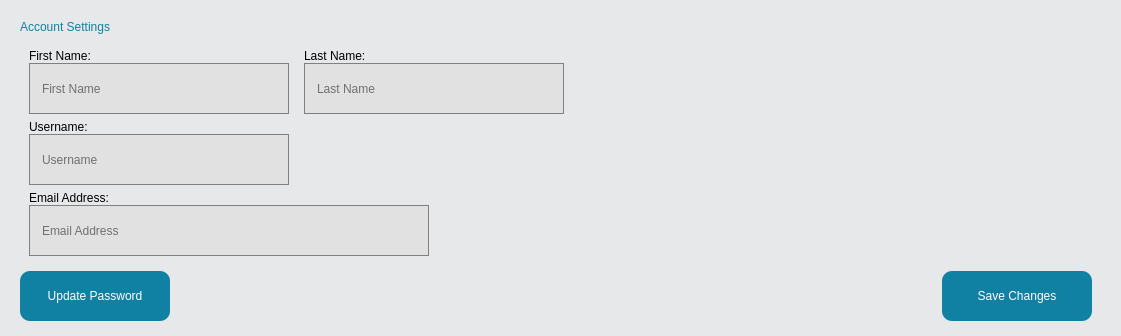
               <widget class="QWidget" name="accountsettingswidget" native="true">
                <property name="styleSheet">
                 <string notr="true">background-color: rgb(230, 232, 233);
border-radius: 15px;</string>
                </property>
                <layout class="QVBoxLayout" name="verticalLayout_15">
                 <item>
                  <widget class="QWidget" name="widget_5" native="true">
                   <layout class="QVBoxLayout" name="verticalLayout_40">
                    <property name="bottomMargin">
                     <number>4</number>
                    </property>
                    <item>
                     <widget class="QLabel" name="accountsettingstxt">
                      <property name="sizePolicy">
                       <sizepolicy hsizetype="Fixed" vsizetype="Fixed">
                        <horstretch>0</horstretch>
                        <verstretch>0</verstretch>
                       </sizepolicy>
                      </property>
                      <property name="styleSheet">
                       <string notr="true">font: 700 19pt &quot;Tahoma&quot;;
color: rgb(16, 128, 163);</string>
                      </property>
                      <property name="text">
                       <string>Account Settings</string>
                      </property>
                     </widget>
                    </item>
                    <item>
                     <widget class="QWidget" name="userfullnamewidget" native="true">
                      <property name="sizePolicy">
                       <sizepolicy hsizetype="Preferred" vsizetype="Fixed">
                        <horstretch>0</horstretch>
                        <verstretch>0</verstretch>
                       </sizepolicy>
                      </property>
                      <layout class="QHBoxLayout" name="horizontalLayout_20">
                       <property name="spacing">
                        <number>15</number>
                       </property>
                       <property name="leftMargin">
                        <number>0</number>
                       </property>
                       <property name="topMargin">
                        <number>9</number>
                       </property>
                       <property name="bottomMargin">
                        <number>0</number>
                       </property>
                       <item>
                        <widget class="QWidget" name="widget_9" native="true">
                         <property name="sizePolicy">
                          <sizepolicy hsizetype="Fixed" vsizetype="Preferred">
                           <horstretch>0</horstretch>
                           <verstretch>0</verstretch>
                          </sizepolicy>
                         </property>
                         <layout class="QVBoxLayout" name="verticalLayout_22">
                          <property name="spacing">
                           <number>0</number>
                          </property>
                          <property name="topMargin">
                           <number>0</number>
                          </property>
                          <property name="rightMargin">
                           <number>0</number>
                          </property>
                          <property name="bottomMargin">
                           <number>0</number>
                          </property>
                          <item>
                           <widget class="QLabel" name="label">
                            <property name="sizePolicy">
                             <sizepolicy hsizetype="Fixed" vsizetype="Fixed">
                              <horstretch>0</horstretch>
                              <verstretch>0</verstretch>
                             </sizepolicy>
                            </property>
                            <property name="styleSheet">
                             <string notr="true">font: 12pt &quot;Segoe UI&quot;;</string>
                            </property>
                            <property name="text">
                             <string>First Name:</string>
                            </property>
                           </widget>
                          </item>
                          <item>
                           <widget class="QLineEdit" name="actsetfirstname">
                            <property name="minimumSize">
                             <size>
                              <width>260</width>
                              <height>51</height>
                             </size>
                            </property>
                            <property name="maximumSize">
                             <size>
                              <width>260</width>
                              <height>16777215</height>
                             </size>
                            </property>
                            <property name="styleSheet">
                             <string notr="true">background-color: rgb(225, 225, 225);
border: 1px solid gray;
font: 12pt &quot;Tahoma&quot;;
border-radius: 0px;
padding: 10px;</string>
                            </property>
                            <property name="text">
                             <string/>
                            </property>
                            <property name="placeholderText">
                             <string>First Name</string>
                            </property>
                           </widget>
                          </item>
                         </layout>
                        </widget>
                       </item>
                       <item>
                        <widget class="QWidget" name="widget_10" native="true">
                         <property name="sizePolicy">
                          <sizepolicy hsizetype="Fixed" vsizetype="Preferred">
                           <horstretch>0</horstretch>
                           <verstretch>0</verstretch>
                          </sizepolicy>
                         </property>
                         <layout class="QVBoxLayout" name="verticalLayout_14">
                          <property name="spacing">
                           <number>0</number>
                          </property>
                          <property name="leftMargin">
                           <number>0</number>
                          </property>
                          <property name="topMargin">
                           <number>0</number>
                          </property>
                          <property name="bottomMargin">
                           <number>0</number>
                          </property>
                          <item>
                           <widget class="QLabel" name="label_2">
                            <property name="sizePolicy">
                             <sizepolicy hsizetype="Fixed" vsizetype="Fixed">
                              <horstretch>0</horstretch>
                              <verstretch>0</verstretch>
                             </sizepolicy>
                            </property>
                            <property name="styleSheet">
                             <string notr="true">font: 12pt &quot;Segoe UI&quot;;</string>
                            </property>
                            <property name="text">
                             <string>Last Name:</string>
                            </property>
                           </widget>
                          </item>
                          <item>
                           <widget class="QLineEdit" name="actsetllastname">
                            <property name="minimumSize">
                             <size>
                              <width>260</width>
                              <height>51</height>
                             </size>
                            </property>
                            <property name="maximumSize">
                             <size>
                              <width>260</width>
                              <height>16777215</height>
                             </size>
                            </property>
                            <property name="styleSheet">
                             <string notr="true">background-color: rgb(225, 225, 225);
border: 1px solid gray;
font: 12pt &quot;Tahoma&quot;;
border-radius: 0px;
padding: 10px;</string>
                            </property>
                            <property name="text">
                             <string/>
                            </property>
                            <property name="placeholderText">
                             <string>Last Name</string>
                            </property>
                           </widget>
                          </item>
                         </layout>
                        </widget>
                       </item>
                       <item>
                        <spacer name="horizontalSpacer_5">
                         <property name="orientation">
                          <enum>Qt::Horizontal</enum>
                         </property>
                         <property name="sizeHint" stdset="0">
                          <size>
                           <width>40</width>
                           <height>20</height>
                          </size>
                         </property>
                        </spacer>
                       </item>
                      </layout>
                     </widget>
                    </item>
                    <item>
                     <widget class="QWidget" name="widget_4" native="true">
                      <property name="sizePolicy">
                       <sizepolicy hsizetype="Preferred" vsizetype="Fixed">
                        <horstretch>0</horstretch>
                        <verstretch>0</verstretch>
                       </sizepolicy>
                      </property>
                      <layout class="QHBoxLayout" name="horizontalLayout_22">
                       <property name="leftMargin">
                        <number>0</number>
                       </property>
                       <property name="topMargin">
                        <number>0</number>
                       </property>
                       <property name="bottomMargin">
                        <number>0</number>
                       </property>
                       <item>
                        <widget class="QWidget" name="widget_14" native="true">
                         <property name="sizePolicy">
                          <sizepolicy hsizetype="Fixed" vsizetype="Preferred">
                           <horstretch>0</horstretch>
                           <verstretch>0</verstretch>
                          </sizepolicy>
                         </property>
                         <layout class="QVBoxLayout" name="verticalLayout_24">
                          <property name="spacing">
                           <number>0</number>
                          </property>
                          <property name="topMargin">
                           <number>0</number>
                          </property>
                          <property name="rightMargin">
                           <number>0</number>
                          </property>
                          <property name="bottomMargin">
                           <number>0</number>
                          </property>
                          <item>
                           <widget class="QLabel" name="label_4">
                            <property name="sizePolicy">
                             <sizepolicy hsizetype="Fixed" vsizetype="Fixed">
                              <horstretch>0</horstretch>
                              <verstretch>0</verstretch>
                             </sizepolicy>
                            </property>
                            <property name="styleSheet">
                             <string notr="true">font: 12pt &quot;Segoe UI&quot;;</string>
                            </property>
                            <property name="text">
                             <string>Username: </string>
                            </property>
                           </widget>
                          </item>
                          <item>
                           <widget class="QLineEdit" name="usernameupdate">
                            <property name="minimumSize">
                             <size>
                              <width>260</width>
                              <height>51</height>
                             </size>
                            </property>
                            <property name="maximumSize">
                             <size>
                              <width>260</width>
                              <height>16777215</height>
                             </size>
                            </property>
                            <property name="styleSheet">
                             <string notr="true">background-color: rgb(225, 225, 225);
border: 1px solid gray;
font: 12pt &quot;Tahoma&quot;;
border-radius: 0px;
padding: 10px;</string>
                            </property>
                            <property name="placeholderText">
                             <string>Username</string>
                            </property>
                           </widget>
                          </item>
                         </layout>
                        </widget>
                       </item>
                       <item>
                        <spacer name="horizontalSpacer_4">
                         <property name="orientation">
                          <enum>Qt::Horizontal</enum>
                         </property>
                         <property name="sizeType">
                          <enum>QSizePolicy::Expanding</enum>
                         </property>
                         <property name="sizeHint" stdset="0">
                          <size>
                           <width>803</width>
                           <height>20</height>
                          </size>
                         </property>
                        </spacer>
                       </item>
                      </layout>
                     </widget>
                    </item>
                    <item>
                     <widget class="QWidget" name="widget_3" native="true">
                      <property name="sizePolicy">
                       <sizepolicy hsizetype="Preferred" vsizetype="Fixed">
                        <horstretch>0</horstretch>
                        <verstretch>0</verstretch>
                       </sizepolicy>
                      </property>
                      <property name="minimumSize">
                       <size>
                        <width>300</width>
                        <height>0</height>
                       </size>
                      </property>
                      <layout class="QHBoxLayout" name="horizontalLayout_21">
                       <property name="spacing">
                        <number>0</number>
                       </property>
                       <property name="leftMargin">
                        <number>0</number>
                       </property>
                       <property name="topMargin">
                        <number>0</number>
                       </property>
                       <property name="bottomMargin">
                        <number>0</number>
                       </property>
                       <item>
                        <widget class="QWidget" name="widget_15" native="true">
                         <layout class="QVBoxLayout" name="verticalLayout_39">
                          <property name="spacing">
                           <number>0</number>
                          </property>
                          <property name="topMargin">
                           <number>0</number>
                          </property>
                          <property name="rightMargin">
                           <number>0</number>
                          </property>
                          <property name="bottomMargin">
                           <number>0</number>
                          </property>
                          <item>
                           <widget class="QLabel" name="label_5">
                            <property name="sizePolicy">
                             <sizepolicy hsizetype="Fixed" vsizetype="Fixed">
                              <horstretch>0</horstretch>
                              <verstretch>0</verstretch>
                             </sizepolicy>
                            </property>
                            <property name="styleSheet">
                             <string notr="true">font: 12pt &quot;Segoe UI&quot;;</string>
                            </property>
                            <property name="text">
                             <string>Email Address:</string>
                            </property>
                           </widget>
                          </item>
                          <item>
                           <widget class="QLineEdit" name="acctsetemail">
                            <property name="minimumSize">
                             <size>
                              <width>0</width>
                              <height>51</height>
                             </size>
                            </property>
                            <property name="maximumSize">
                             <size>
                              <width>400</width>
                              <height>16777215</height>
                             </size>
                            </property>
                            <property name="styleSheet">
                             <string notr="true">background-color: rgb(225, 225, 225);
border: 1px solid gray;
font: 12pt &quot;Tahoma&quot;;
border-radius: 0px;
padding: 10px;</string>
                            </property>
                            <property name="text">
                             <string/>
                            </property>
                            <property name="placeholderText">
                             <string>Email Address</string>
                            </property>
                           </widget>
                          </item>
                         </layout>
                        </widget>
                       </item>
                       <item>
                        <spacer name="horizontalSpacer_3">
                         <property name="orientation">
                          <enum>Qt::Horizontal</enum>
                         </property>
                         <property name="sizeType">
                          <enum>QSizePolicy::Expanding</enum>
                         </property>
                         <property name="sizeHint" stdset="0">
                          <size>
                           <width>661</width>
                           <height>20</height>
                          </size>
                         </property>
                        </spacer>
                       </item>
                      </layout>
                     </widget>
                    </item>
                    <item>
                     <widget class="QWidget" name="acccountbuttons" native="true">
                      <layout class="QHBoxLayout" name="horizontalLayout_31">
                       <property name="leftMargin">
                        <number>0</number>
                       </property>
                       <property name="topMargin">
                        <number>9</number>
                       </property>
                       <property name="bottomMargin">
                        <number>0</number>
                       </property>
                       <item>
                        <widget class="QPushButton" name="updatepasswordset">
                         <property name="minimumSize">
                          <size>
                           <width>150</width>
                           <height>50</height>
                          </size>
                         </property>
                         <property name="maximumSize">
                          <size>
                           <width>150</width>
                           <height>50</height>
                          </size>
                         </property>
                         <property name="cursor">
                          <cursorShape>PointingHandCursor</cursorShape>
                         </property>
                         <property name="styleSheet">
                          <string notr="true">#updatepasswordset{
background-color: rgb(16, 128, 163);
color: rgb(255, 255, 255);
font: 700 10pt &quot;Tahoma&quot;;
border-radius: 10px;
}


#updatepasswordset:Hover{
background-color: rgb(16, 170, 215);
color: rgb(255, 255, 255);
font: 700 10pt &quot;Tahoma&quot;;
border-radius: 10px;
}

#updatepasswordset:Pressed {
background-color: rgb(16, 170, 163);
color: rgb(255, 255, 255);
font: 700 10pt &quot;Tahoma&quot;;
border-radius: 10px;
}</string>
                         </property>
                         <property name="text">
                          <string>Update Password</string>
                         </property>
                        </widget>
                       </item>
                       <item>
                        <spacer name="horizontalSpacer_6">
                         <property name="orientation">
                          <enum>Qt::Horizontal</enum>
                         </property>
                         <property name="sizeHint" stdset="0">
                          <size>
                           <width>40</width>
                           <height>20</height>
                          </size>
                         </property>
                        </spacer>
                       </item>
                       <item>
                        <widget class="QPushButton" name="saveactset">
                         <property name="sizePolicy">
                          <sizepolicy hsizetype="Fixed" vsizetype="Preferred">
                           <horstretch>0</horstretch>
                           <verstretch>0</verstretch>
                          </sizepolicy>
                         </property>
                         <property name="minimumSize">
                          <size>
                           <width>150</width>
                           <height>50</height>
                          </size>
                         </property>
                         <property name="maximumSize">
                          <size>
                           <width>150</width>
                           <height>50</height>
                          </size>
                         </property>
                         <property name="cursor">
                          <cursorShape>PointingHandCursor</cursorShape>
                         </property>
                         <property name="styleSheet">
                          <string notr="true">#saveactset{
background-color: rgb(16, 128, 163);
color: rgb(255, 255, 255);
font: 700 10pt &quot;Tahoma&quot;;
border-radius: 10px;
}

#saveactset:Hover {
background-color: rgb(16, 170, 215);
color: rgb(255, 255, 255);
font: 700 10pt &quot;Tahoma&quot;;
border-radius: 10px;
}

#saveactset:Pressed{
background-color: rgb(16, 170, 163);
color: rgb(255, 255, 255);
font: 700 10pt &quot;Tahoma&quot;;
border-radius: 10px;
}
</string>
                         </property>
                         <property name="text">
                          <string>Save Changes</string>
                         </property>
                         <property name="iconSize">
                          <size>
                           <width>50</width>
                           <height>50</height>
                          </size>
                         </property>
                        </widget>
                       </item>
                      </layout>
                     </widget>
                    </item>
                   </layout>
                  </widget>
                 </item>
                </layout>
               </widget>
